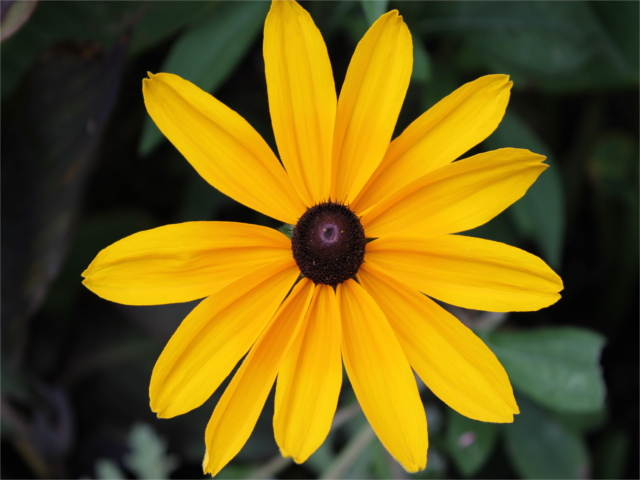
#> input picture images/flower.jpg, 640 x 480 px
$ jupyter execute tp3.ipynb
#> lines starting #> are read from the running program, lines starting #| are printed output that depends on the picture
# Reconnaissance de l'écriture manuscrite
Nous allons maintenant reconnaître les caractères manuscrits. Nous avons une collection d'images de chiffres et nous avons également leurs étiquettes (chiffre associé).

Nous allons d'abord entraîner notre modèle à reconnaître la moitié de ces images, puis nous allons prédire les valeurs de l'autre moitié.

[cell 1]
from sklearn import datasets, svm
import numpy as np
import matplotlib.pyplot as plot

digits = datasets.load_digits()

training_images = digits.images[:int(digits.images.shape[0]/2)]
training_images = training_images.reshape(
                 (training_images.shape[0], -1))

training_target = digits.target[0:int(digits.target.shape[0]/2)]

for i in range(1, 5):
    training_image = digits.images[i]
    print("Étiquette pour l'image : ", training_target[i])

    plot.figure(figsize=(2,2))
    plot.imshow(training_image, cmap=plot.cm.gray_r)
    plot.show()
#> this loop made 4 passes
#> pass 1, `plot.show()`:
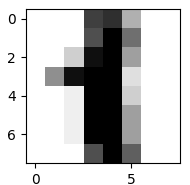
#> figure drawn by matplotlib, 1 panel
#> pass 2, `plot.show()`:
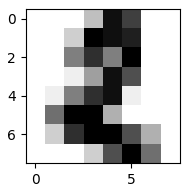
#> figure drawn by matplotlib, 1 panel

[cell 2]
#apprentissage
classifier = svm.SVC(gamma=0.001, C=100.)
classifier.fit(training_images, training_target)

#prédiction
for i in range(1, 5):
    predict_image = digits.images[int(digits.images.shape[0]/2)+i]
    print("La valeur prédite est de : ",
          classifier.predict(predict_image.reshape(1,-1)))

    plot.figure(figsize=(2,2))
    plot.imshow(predict_image, cmap=plot.cm.gray_r)
    plot.show()
#> this loop made 4 passes
#> pass 1, `plot.show()`:
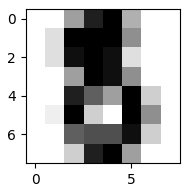
#> figure drawn by matplotlib, 1 panel
#> pass 2, `plot.show()`:
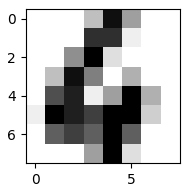
#> figure drawn by matplotlib, 1 panel

Il existe d'autres classificateurs. Nous allons maintenant travailler avec Perceptron

[cell 3]
from sklearn.linear_model import Perceptron

#apprentissage
classifier = Perceptron(max_iter=1000)
classifier.fit(training_images, training_target)

#prédiction
for i in range(1, 5):
    predict_image = digits.images[int(digits.images.shape[0]/2)+i]
    print("La valeur prédite est de : ",
          classifier.predict(predict_image.reshape(1,-1)))

    plot.figure(figsize=(2,2))
    plot.imshow(predict_image, cmap=plot.cm.gray_r)
    plot.show()

Enfin, nous terminerons le test avec le Perceptron multicouche.

[cell 4]
from sklearn.neural_network import MLPClassifier

#apprentissage
classifier = MLPClassifier(alpha=2, max_iter=1000)
classifier.fit(training_images, training_target)

#prédiction
for i in range(1, 5):
    predict_image = digits.images[int(digits.images.shape[0]/2)+i]
    print("La valeur prédite est de : ",
          classifier.predict(predict_image.reshape(1,-1)))

    plot.figure(figsize=(2,2))
    plot.imshow(predict_image, cmap=plot.cm.gray_r)
    plot.show()

# Couleurs prédominantes

Nous allons maintenant trouver 4 couleurs prédominantes dans une image.

[cell 5]
from PIL import Image
import numpy
import math
import matplotlib.pyplot as plot
from sklearn.cluster import KMeans

imgfile = Image.open("../images/flower.jpg")
#> imgfile is the input picture: PIL image 640x480 RGB; mean R, G, B 113.3, 93.4, 20.9
numarray = numpy.array(imgfile.getdata(), numpy.uint8)

clusters = KMeans(n_clusters = 4)
clusters.fit(numarray)
npbins = numpy.arange(0, 5)

histogram = numpy.histogram(clusters.labels_, bins=npbins)
labels = numpy.unique(clusters.labels_)
barlist = plot.bar(labels, histogram[0])
for i in range(4):
    barlist[i].set_color('#%02x%02x%02x' % (
    math.ceil(clusters.cluster_centers_[i][0]),
        math.ceil(clusters.cluster_centers_[i][1]),
    math.ceil(clusters.cluster_centers_[i][2])))
plot.show()
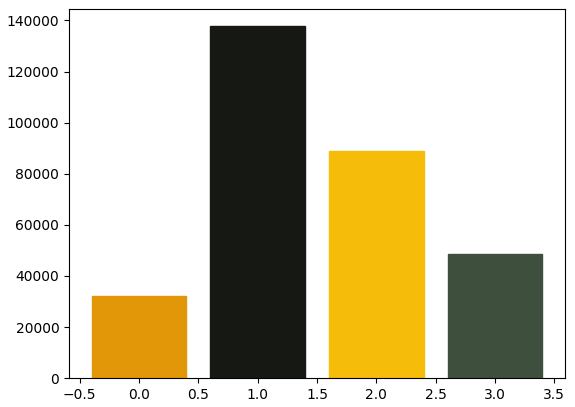
#> figure drawn by matplotlib, 1 panel; tallest bar 137737 high, from x = 0.6 to 1.4

Maintenant, nous allons trouver 2 à 12 couleurs prédominantes.

[cell 6]
from PIL import Image
import numpy
import math
import matplotlib.pyplot as plot
from sklearn.cluster import MiniBatchKMeans
imgfile = Image.open("../images/flower.jpg")
numarray = numpy.array(imgfile.getdata(), numpy.uint8)
X = []
Y = []
fig, axes = plot.subplots(nrows=5, ncols=2, figsize=(20,25))
xaxis = 0
yaxis = 0
for x in range(2, 12):
    cluster_count = x

    clusters = MiniBatchKMeans(n_clusters = cluster_count)
    clusters.fit(numarray)

    npbins = numpy.arange(0, cluster_count + 1)
    histogram = numpy.histogram(clusters.labels_, bins=npbins)
    labels = numpy.unique(clusters.labels_)
    barlist = axes[xaxis, yaxis].bar(labels, histogram[0])
    if(yaxis == 0):
        yaxis = 1
    else:
        xaxis = xaxis + 1
        yaxis = 0
    for i in range(cluster_count):
        barlist[i].set_color('#%02x%02x%02x' % (
        math.ceil(clusters.cluster_centers_[i][0]),
            math.ceil(clusters.cluster_centers_[i][1]),
        math.ceil(clusters.cluster_centers_[i][2])))
#> after the loop, xaxis = 5
plot.show()
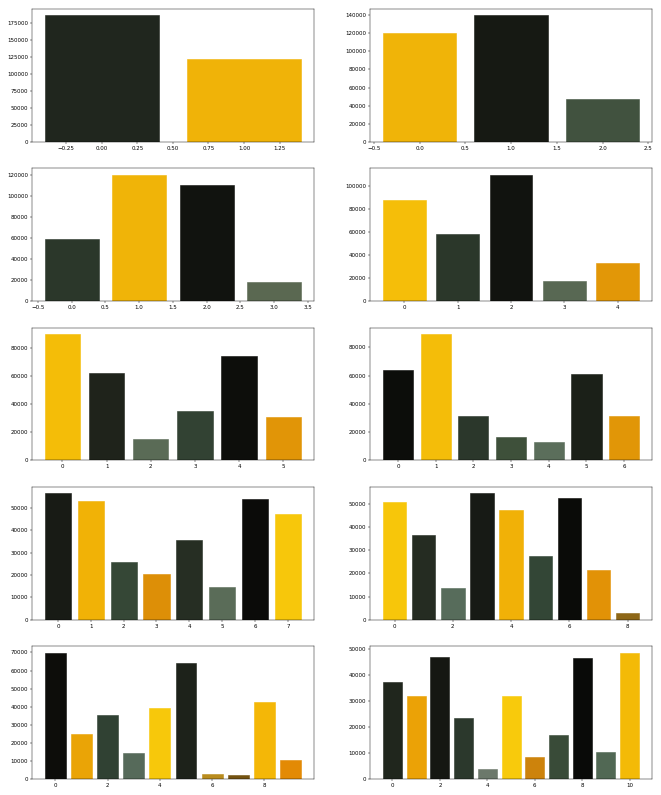
#> figure drawn by matplotlib, 10 panels; panel 2: tallest bar 139829 high, from x = 0.6 to 1.4; panel 3: tallest bar 120234 high, from x = 0.6 to 1.4; panel 4: tallest bar 110051 high, from x = 1.6 to 2.4; panel 5: tallest bar 89993 high, from x = -0.4 to 0.4
